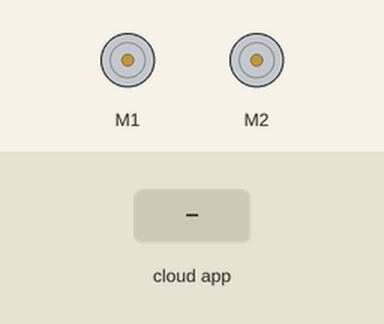
Bench run of a sketch on a simulated Arduino Leonardo, built with avr-gcc and run on an emulated ATmega32U4. Parts: 2 × DC motor (green arrow = forward, orange = backward, longer = faster). The test bench sets the inputs (shaded band). The ROS host is connected and sends only what is stated; the modem accepts every AT command (registered, SIM ready, sends succeed) and sends nothing else; what the sketch prints to the serial monitor is not drawn.

Above: at 2.7 s.
2.8 s: the phone or cloud app sets linear.x to -100
At 3.8 s:
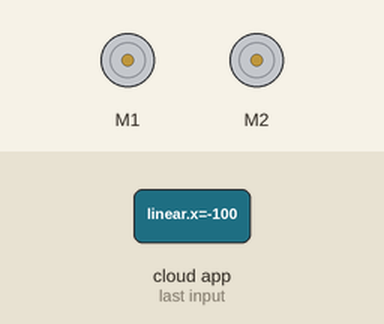
5.9 s: the phone or cloud app sets linear.x to 100
At 7.4 s:
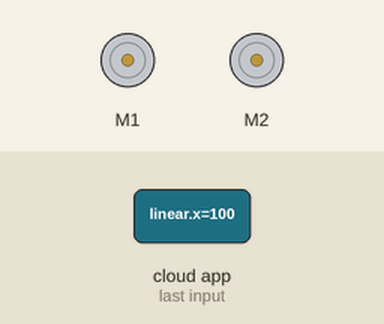
Timing chart, 0 to 8.9 s (numbered marks = the images above; inputs shaded):
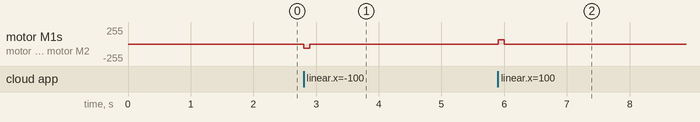

Measured:
- after the input at 2.8 s, motor M1, motor M2: stopped → backward 63/255 at once, → stopped 0.10 s later
- after the input at 5.9 s, motor M1, motor M2: stopped → forward 63/255 at once, → stopped 0.10 s later

The sketch:

bt_and_move.ino
```cpp
#define USE_USBCON
#include <Wire.h>
#include <Zumo32U4.h>
#include <ros.h>
#include <geometry_msgs/Twist.h>
#include <std_msgs/UInt16.h>
ros::NodeHandle nh;
char myChar ;

void ros_handler( const geometry_msgs::Twist& cmd_msg) {
float x = cmd_msg.linear.x;
float y = cmd_msg.linear.y;
if(x == 1.0) forward(100);
if(x == -1.0) backward(100);
if(y == 1.0) left(100);
if(y == -1.0) right(100);
stop();
}
ros::Subscriber<geometry_msgs::Twist> sub("/zumo/cmd_vel", ros_handler);
Zumo32U4Motors motors;

void setup() {
  Serial.begin(9600);
  Serial.println("AT");
  Serial1.begin(38400);
  Serial1.println("AT");

  nh.initNode();
  nh.subscribe(sub);
}

void forward(int time)
{
motors.setLeftSpeed(100);
motors.setRightSpeed(100);
delay(time);
}
void backward(int time)
{
motors.setLeftSpeed(-100);
motors.setRightSpeed(-100);
delay(time);
}
void left(int time)
{
motors.setLeftSpeed(-100);
motors.setRightSpeed(100);
delay(time);
}
void right(int time)
{
motors.setLeftSpeed(100);
motors.setRightSpeed(-100);
delay(time);
}
void stop()
{
motors.setLeftSpeed(0);
motors.setRightSpeed(0);
}

void loop() {
  while (Serial1.available()) {
    myChar = Serial1.read();
    Serial.print(myChar);
  }
  while (Serial.available()) {
    myChar = Serial.read();
    Serial.print(myChar); //echo
    Serial1.print(myChar);
  }
nh.spinOnce();
delay(1);
}
```
